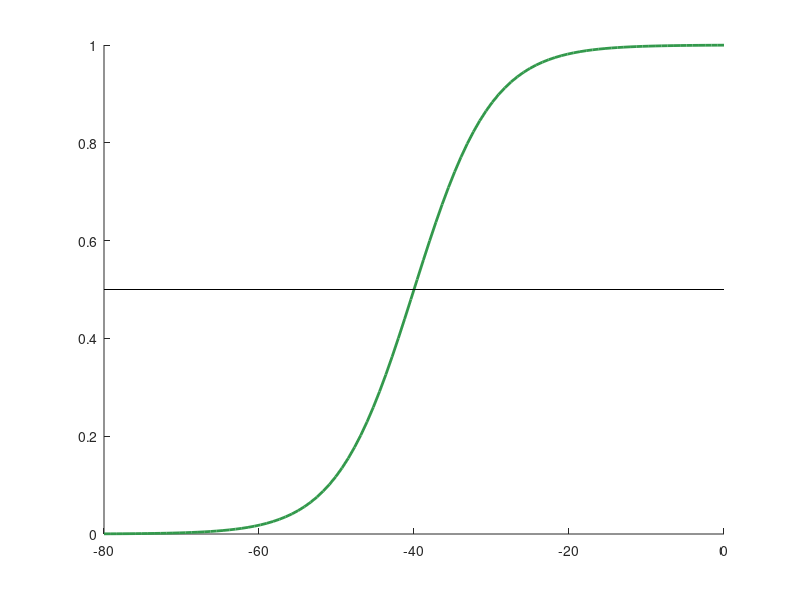

This figure's MATLAB source:


t = linspace(-80,0);
dGating_thresh = -40;
dGating_knee = 10;

th = (1+tanh((t-dGating_thresh)/dGating_knee))/2;
z = zeros(100)+0.5;

figure;
hold on
plot(t,th, 'color', [0.2, 0.6, 0.3], 'LineWidth', 2);
plot(t,z,'black');
hold off;
